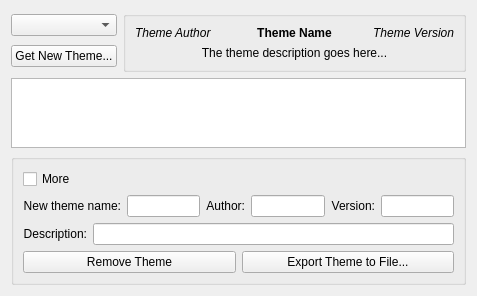
<ui version="4.0" >
 <class>DesktopThemeItems</class>
 <widget class="QWidget" name="DesktopThemeItems" >
  <property name="geometry" >
   <rect>
    <x>0</x>
    <y>0</y>
    <width>477</width>
    <height>290</height>
   </rect>
  </property>
  <property name="sizePolicy" >
   <sizepolicy vsizetype="Expanding" hsizetype="Expanding" >
    <horstretch>0</horstretch>
    <verstretch>0</verstretch>
   </sizepolicy>
  </property>
  <property name="baseSize" >
   <size>
    <width>200</width>
    <height>700</height>
   </size>
  </property>
  <property name="windowTitle" >
   <string>Desktop Theme Details</string>
  </property>
  <layout class="QGridLayout" name="gridLayout" >
   <item row="0" column="0" >
    <layout class="QVBoxLayout" name="vlayout2" >
     <item>
      <widget class="QComboBox" name="m_theme" />
     </item>
     <item>
      <widget class="QPushButton" name="m_newThemeButton" >
       <property name="enabled" >
        <bool>true</bool>
       </property>
       <property name="text" >
        <string>Get New Theme...</string>
       </property>
      </widget>
     </item>
    </layout>
   </item>
   <item row="0" column="1" >
    <widget class="QGroupBox" name="m_groupBox" >
     <property name="sizePolicy" >
      <sizepolicy vsizetype="Fixed" hsizetype="Expanding" >
       <horstretch>0</horstretch>
       <verstretch>0</verstretch>
      </sizepolicy>
     </property>
     <layout class="QVBoxLayout" name="vlayout1" >
      <item>
       <layout class="QHBoxLayout" name="hlayout0" >
        <item>
         <widget class="QLabel" name="m_themeInfoAuthor" >
          <property name="font" >
           <font>
            <italic>true</italic>
           </font>
          </property>
          <property name="text" >
           <string>Theme Author</string>
          </property>
          <property name="alignment" >
           <set>Qt::AlignLeading</set>
          </property>
         </widget>
        </item>
        <item>
         <widget class="QLabel" name="m_themeInfoName" >
          <property name="font" >
           <font>
            <weight>75</weight>
            <bold>true</bold>
           </font>
          </property>
          <property name="text" >
           <string>Theme Name</string>
          </property>
          <property name="alignment" >
           <set>Qt::AlignCenter</set>
          </property>
         </widget>
        </item>
        <item>
         <widget class="QLabel" name="m_themeInfoVersion" >
          <property name="font" >
           <font>
            <italic>true</italic>
           </font>
          </property>
          <property name="text" >
           <string>Theme Version</string>
          </property>
          <property name="alignment" >
           <set>Qt::AlignRight</set>
          </property>
         </widget>
        </item>
       </layout>
      </item>
      <item>
       <widget class="QLabel" name="m_themeInfoDescription" >
        <property name="text" >
         <string>The theme description goes here...</string>
        </property>
        <property name="alignment" >
         <set>Qt::AlignCenter</set>
        </property>
       </widget>
      </item>
     </layout>
    </widget>
   </item>
   <item row="1" column="0" colspan="2" >
    <widget class="QTableWidget" name="m_themeItemList" >
     <property name="sizePolicy" >
      <sizepolicy vsizetype="Expanding" hsizetype="Expanding" >
       <horstretch>0</horstretch>
       <verstretch>0</verstretch>
      </sizepolicy>
     </property>
     <property name="editTriggers" >
      <set>QAbstractItemView::NoEditTriggers</set>
     </property>
     <property name="selectionMode" >
      <enum>QAbstractItemView::SingleSelection</enum>
     </property>
     <property name="showGrid" >
      <bool>false</bool>
     </property>
     <property name="sortingEnabled" >
      <bool>false</bool>
     </property>
    </widget>
   </item>
   <item row="2" column="0" colspan="2" >
    <widget class="QGroupBox" name="m_groupBox1" >
     <property name="sizePolicy" >
      <sizepolicy vsizetype="Fixed" hsizetype="Expanding" >
       <horstretch>0</horstretch>
       <verstretch>0</verstretch>
      </sizepolicy>
     </property>
     <layout class="QGridLayout" name="gLayout1" >
      <item row="0" column="0" >
       <widget class="QCheckBox" name="m_enableAdvanced" >
        <property name="text" >
         <string>More</string>
        </property>
       </widget>
      </item>
      <item row="1" column="0">
       <layout class="QHBoxLayout" name="hlayout1" >
        <item>
         <widget class="QLabel" name="m_newThemeNameLabel" >
          <property name="text" >
           <string>New theme name:</string>
          </property>
          <property name="alignment" >
           <set>Qt::AlignRight|Qt::AlignTrailing|Qt::AlignVCenter</set>
          </property>
          <property name="buddy" >
           <cstring>m_newThemeName</cstring>
          </property>
         </widget>
        </item>
        <item>
         <widget class="KLineEdit" name="m_newThemeName" />
        </item>
        <item>
         <widget class="QLabel" name="m_newThemeAuthorLabel" >
          <property name="text" >
           <string>Author:</string>
          </property>
          <property name="alignment" >
           <set>Qt::AlignRight|Qt::AlignTrailing|Qt::AlignVCenter</set>
          </property>
          <property name="buddy" >
           <cstring>m_newThemeAuthor</cstring>
          </property>
         </widget>
        </item>
        <item>
         <widget class="KLineEdit" name="m_newThemeAuthor" />
        </item>
        <item>
         <widget class="QLabel" name="m_newThemeVersionLabel" >
          <property name="text" >
           <string>Version:</string>
          </property>
          <property name="alignment" >
           <set>Qt::AlignRight|Qt::AlignTrailing|Qt::AlignVCenter</set>
          </property>
          <property name="buddy" >
           <cstring>m_newThemeVersion</cstring>
          </property>
         </widget>
        </item>
        <item>
         <widget class="KLineEdit" name="m_newThemeVersion" />
        </item>
       </layout>
      </item>
      <item row="2" column="0" >
       <layout class="QHBoxLayout" name="hlayout1" >
        <item>
         <widget class="QLabel" name="m_newThemeDescriptionLabel" >
          <property name="text" >
           <string>Description:</string>
          </property>
          <property name="alignment" >
           <set>Qt::AlignRight|Qt::AlignTrailing|Qt::AlignVCenter</set>
          </property>
          <property name="buddy" >
           <cstring>m_newThemeDescription</cstring>
          </property>
         </widget>
        </item>
        <item>
         <widget class="KLineEdit" name="m_newThemeDescription" >
          <property name="sizePolicy" >
           <sizepolicy vsizetype="Fixed" hsizetype="Expanding" >
            <horstretch>0</horstretch>
            <verstretch>0</verstretch>
           </sizepolicy>
          </property>
         </widget>
        </item>
       </layout>
      </item>
      <item row="3" column="0">
       <layout class="QHBoxLayout" name="hlayout1" >
        <item>
         <widget class="QPushButton" name="m_removeThemeButton" >
          <property name="enabled" >
           <bool>true</bool>
          </property>
          <property name="text" >
           <string>Remove Theme</string>
          </property>
         </widget>
        </item>
        <item>
         <widget class="QPushButton" name="m_exportThemeButton" >
          <property name="enabled" >
           <bool>true</bool>
          </property>
          <property name="text" >
           <string>Export Theme to File...</string>
          </property>
         </widget>
        </item>
       </layout>
      </item>
     </layout>
    </widget>
   </item>
  </layout>
 </widget>
 <customwidgets>
  <customwidget>
   <class>KLineEdit</class>
   <extends>QLineEdit</extends>
   <header>klineedit.h</header>
  </customwidget>
 </customwidgets>
 <resources/>
 <connections/>
</ui>
